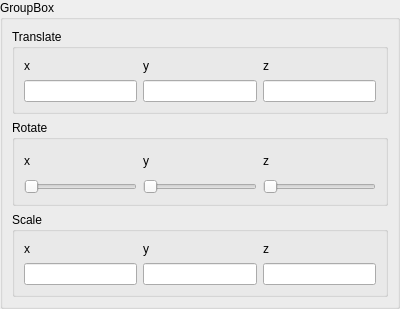
<?xml version="1.0" encoding="UTF-8"?>
<ui version="4.0">
 <class>TransformSettings</class>
 <widget class="QWidget" name="TransformSettings">
  <property name="geometry">
   <rect>
    <x>0</x>
    <y>0</y>
    <width>400</width>
    <height>309</height>
   </rect>
  </property>
  <property name="windowTitle">
   <string>Form</string>
  </property>
  <layout class="QHBoxLayout" name="horizontalLayout">
   <property name="leftMargin">
    <number>0</number>
   </property>
   <property name="topMargin">
    <number>0</number>
   </property>
   <property name="rightMargin">
    <number>0</number>
   </property>
   <property name="bottomMargin">
    <number>0</number>
   </property>
   <item>
    <widget class="QGroupBox" name="groupBox">
     <property name="title">
      <string>GroupBox</string>
     </property>
     <layout class="QVBoxLayout" name="verticalLayout">
      <item>
       <widget class="QGroupBox" name="Translate">
        <property name="title">
         <string>Translate</string>
        </property>
        <layout class="QGridLayout" name="gridLayout">
         <item row="0" column="0">
          <widget class="QLabel" name="x">
           <property name="text">
            <string>x</string>
           </property>
          </widget>
         </item>
         <item row="1" column="0">
          <widget class="QLineEdit" name="translateX"/>
         </item>
         <item row="1" column="1">
          <widget class="QLineEdit" name="translateY"/>
         </item>
         <item row="1" column="2">
          <widget class="QLineEdit" name="translateZ"/>
         </item>
         <item row="0" column="1">
          <widget class="QLabel" name="y">
           <property name="text">
            <string>y</string>
           </property>
          </widget>
         </item>
         <item row="0" column="2">
          <widget class="QLabel" name="z">
           <property name="text">
            <string>z</string>
           </property>
          </widget>
         </item>
        </layout>
       </widget>
      </item>
      <item>
       <widget class="QGroupBox" name="Rotate">
        <property name="title">
         <string>Rotate</string>
        </property>
        <layout class="QGridLayout" name="gridLayout_2">
         <item row="0" column="0">
          <widget class="QLabel" name="x_3">
           <property name="text">
            <string>x</string>
           </property>
          </widget>
         </item>
         <item row="0" column="1">
          <widget class="QLabel" name="y_3">
           <property name="text">
            <string>y</string>
           </property>
          </widget>
         </item>
         <item row="0" column="2">
          <widget class="QLabel" name="z_3">
           <property name="text">
            <string>z</string>
           </property>
          </widget>
         </item>
         <item row="1" column="0">
          <widget class="QSlider" name="rotateX">
           <property name="maximum">
            <number>360</number>
           </property>
           <property name="orientation">
            <enum>Qt::Horizontal</enum>
           </property>
          </widget>
         </item>
         <item row="1" column="1">
          <widget class="QSlider" name="rotateY">
           <property name="maximum">
            <number>360</number>
           </property>
           <property name="orientation">
            <enum>Qt::Horizontal</enum>
           </property>
          </widget>
         </item>
         <item row="1" column="2">
          <widget class="QSlider" name="rotateZ">
           <property name="maximum">
            <number>360</number>
           </property>
           <property name="orientation">
            <enum>Qt::Horizontal</enum>
           </property>
          </widget>
         </item>
        </layout>
       </widget>
      </item>
      <item>
       <widget class="QGroupBox" name="Scale">
        <property name="title">
         <string>Scale</string>
        </property>
        <layout class="QGridLayout" name="gridLayout_3">
         <item row="0" column="0">
          <widget class="QLabel" name="x_2">
           <property name="text">
            <string>x</string>
           </property>
          </widget>
         </item>
         <item row="0" column="1">
          <widget class="QLabel" name="y_2">
           <property name="text">
            <string>y</string>
           </property>
          </widget>
         </item>
         <item row="0" column="2">
          <widget class="QLabel" name="z_2">
           <property name="text">
            <string>z</string>
           </property>
          </widget>
         </item>
         <item row="1" column="0">
          <widget class="QLineEdit" name="scaleX"/>
         </item>
         <item row="1" column="1">
          <widget class="QLineEdit" name="scaleY"/>
         </item>
         <item row="1" column="2">
          <widget class="QLineEdit" name="scaleZ"/>
         </item>
        </layout>
       </widget>
      </item>
     </layout>
    </widget>
   </item>
  </layout>
 </widget>
 <resources/>
 <connections>
  <connection>
   <sender>translateX</sender>
   <signal>textEdited(QString)</signal>
   <receiver>TransformSettings</receiver>
   <slot>updatedValue()</slot>
   <hints>
    <hint type="sourcelabel">
     <x>80</x>
     <y>89</y>
    </hint>
    <hint type="destinationlabel">
     <x>199</x>
     <y>154</y>
    </hint>
   </hints>
  </connection>
 </connections>
 <slots>
  <signal>matrixChanged(glm::mat4)</signal>
  <slot>updatedValue()</slot>
 </slots>
</ui>
